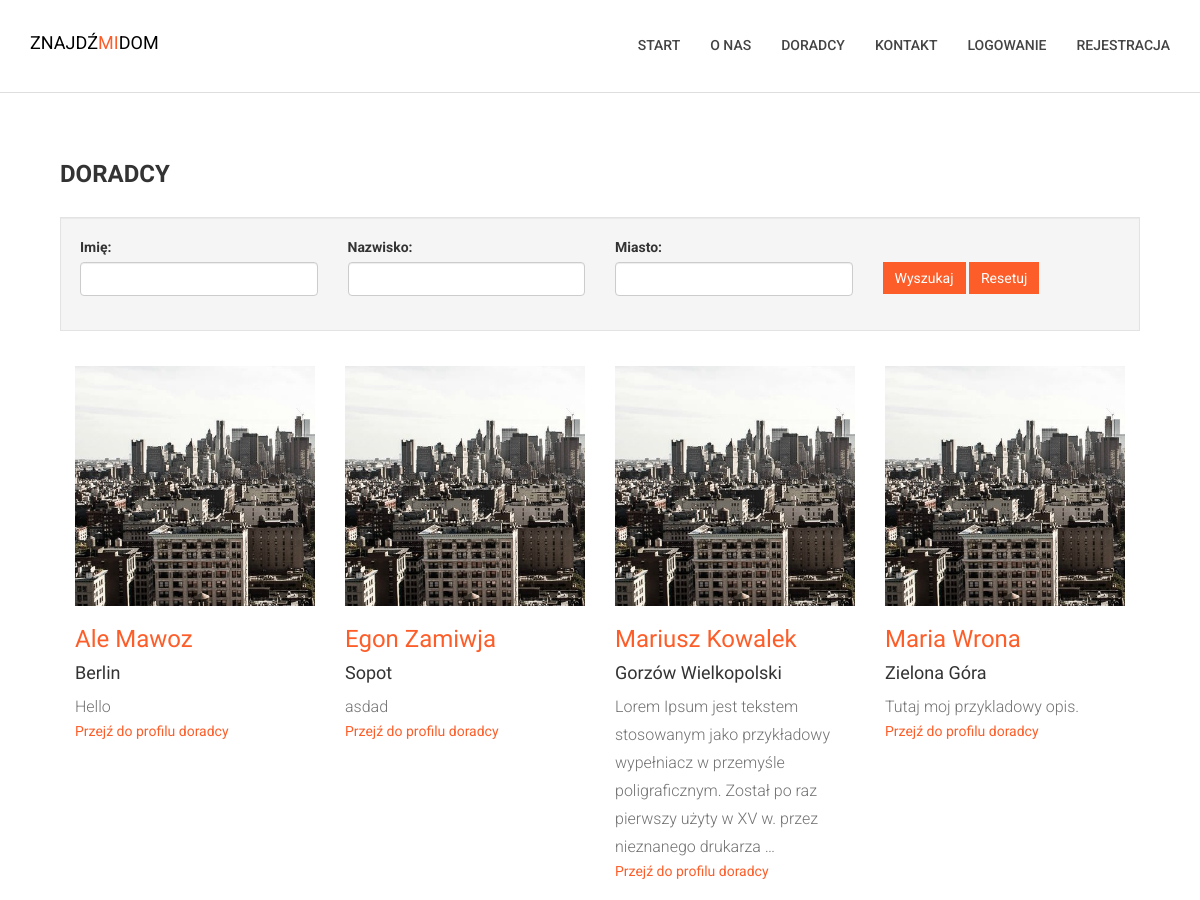
Page /profiles/ (upper part) on the earlier database version.
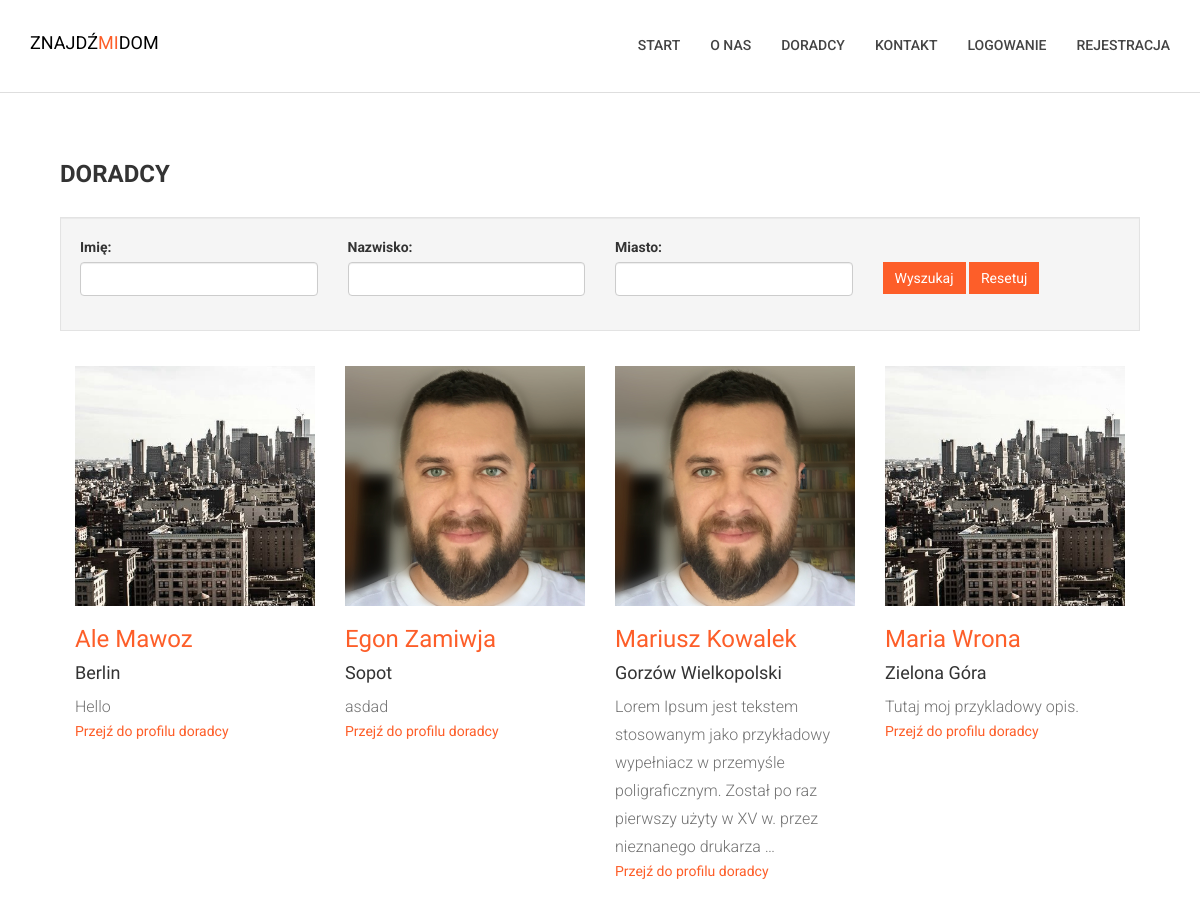
Same page on the later database version.
### profiles/models.py (models this page shows, shortened)
class Profile(models.Model):
	def validate_image(fieldfile_obj):
		filesize = fieldfile_obj.file.size
		megabyte_limit = 1
		if filesize > megabyte_limit*1024*1024:
			raise ValidationError("Zbyt duży rozmiar pliku. Użyj zdjęcia o rozmiarze poniżej %sMB" % str(megabyte_limit))
	user = models.OneToOneField(User, blank=True, null=True)
	avatar = models.ImageField(upload_to='avatar', blank=True, validators=[validate_image])
	description = models.TextField(blank=True)
	city = models.CharField(max_length=100, blank=True)
	updated = models.DateTimeField(auto_now=True, auto_now_add=False)
	timestamp = models.DateTimeField(auto_now=False, auto_now_add=True)

### profiles/views.py (the view)
def profile_list(request):
	profile_list = Profile.objects.filter(city__gt='', description__gt='')
	profile_filter = ProfileFilter(request.GET, queryset=profile_list)
	return render(request, 'profiles/profile_list.html', {'filter': profile_filter})

### profiles/templates/profiles/profile_list.html (shortened to what this page needs)
{% extends "base.html" %}
{% load static from staticfiles %}
{% load crispy_forms_tags %}
{% load widget_tweaks %}
{% block content%}
<section id="about">
    <div class="container">
        <div class="row">
            <div class="col-md-12 col-sm-12">
                <div class="block wow fadeInLeft" data-wow-delay=".3s" data-wow-duration="500ms">
                    <h2>
                    Doradcy
                    </h2>
                    <form method="get">
                    <div class="well">
                        <div class="row">
                            <div class="form-group col-md-3 col-sm-3">
                              {{ filter.form.user__first_name.label_tag }}
                              {% render_field filter.form.user__first_name class="form-control" %}
                            </div>
                            <div class="form-group col-md-3 col-sm-3">
                              {{ filter.form.user__last_name.label_tag }}
                              {% render_field filter.form.user__last_name class="form-control" %}
                            </div>
                            <div class="form-group col-md-3 col-sm-3">
                              {{ filter.form.city.label_tag }}
                              {% render_field filter.form.city class="form-control" %}
                            </div>
                            <div class="form-group col-md-3 col-sm-3">
                                <div class="filter-btns">
                                    <button type="submit" class="btn btn-default orange">Wyszukaj</button>
                                    <a href="{% url 'profiles:list' %}" class="btn btn-default orange">Resetuj</a>
                                </div>
                            </div>
                        </div>
                    </div>
                    </form>
                    <p>
                        {% for profile in filter.qs %}
                        <div class="col-md-3 col-sm-6 profile-list-item">
                        {% if profile.avatar %}
                        <a href="{% url 'profiles:detail' pk=profile.pk %}">
                            <img src="{{ profile.avatar.url}}" class="img-responsive" alt="{{ profile.user.get_full_name }}" width=300></a>
                        {% else %}
                        <a href="{% url 'profiles:detail' pk=profile.pk %}">
                            <img src="{% static 'images/avatar-default.jpg' %}"  class="img-responsive" alt="{{ profile.user.get_full_name }}" width=300>
                        </a>
                        {% endif %}
                            <h3><a href="{% url 'profiles:detail' pk=profile.pk %}">{{ profile.user.get_full_name }}</a></h3>
                            {% if profile.city %}
                            <h4> {{ profile.city }}</h4>
                            {% endif %}
                            <p class="profile-description-list">{{ profile.description|truncatewords_html:22 }}</p>
                            <a href="{% url 'profiles:detail' pk=profile.pk %}" class="profil-link">Przejź do profilu doradcy</a>
                        </div>
                        {% endfor %}
                    </p>
                </div>
            </div>
        </div>
    </div>
</section>
{% endblock %}

### templates/base.html (shortened to what this page needs)
{% load static from staticfiles %}
<!DOCTYPE html>
<html class="no-js">
    <head>
        <link rel="stylesheet" href="{% static 'css/bootstrap.min.css' %}">
        <link rel="stylesheet" href="{% static 'css/ionicons.min.css' %}">
        <link rel="stylesheet" href="{% static 'css/animate.css' %}">
        <link rel="stylesheet" href="{% static 'css/slider.css' %}">
        <link rel="stylesheet" href="{% static 'css/main.css' %}">
        <link rel="stylesheet" href="{% static 'css/responsive.css' %}">
    </head>
    <body>
        <header id="top-bar" class="navbar-fixed-top animated-header">
            <div class="container">
                <div class="navbar-header">
                    <div class="navbar-brand">
                        <a href="{% url 'home' %}" >
                            <span style="color: #000">ZNAJDŹ</span><span style="color: #fd5e29">MI</span><span style="color: #000">DOM</span>
                        </a>
                    </div>
                </div>
                <nav class="collapse navbar-collapse navbar-right" role="navigation">
                    <div class="main-menu">
                        <ul class="nav navbar-nav navbar-right">
                            <li>
                                <a href="{% url 'home' %}" >Start</a>
                            </li>
                            <li><a href="{% url 'about' %}">O nas</a></li>
                            <li><a href="{% url 'profiles:list' %}">Doradcy</a></li>
                            <li><a href="{% url 'contact' %}">Kontakt</a></li>
                            {% if user.is_authenticated %}
							  <li class="dropdown">
                                <a href="{% url 'panel' %}" class="dropdown-toggle btn-panel">{{ user.get_full_name }} <span class="caret"></span></a>
                                <div class="dropdown-menu">
                                    <ul>
                                        <li><a href="{% url 'panel' %}">Panel</a>
                                        <li><a href="{% url 'account_email' %}">Zmień E-Mail</a></li>
                                        <li><a href="{% url 'account_logout' %}">Wyloguj się</a></li>
                                    </ul>
                                </div>
                                </li>
                                <li>
                                    {% if user.profile.avatar %}
                                <img src="{{ user.profile.avatar.url}}" id="profil-nav" class="img-responsive" alt="{{ profile.user.get_full_name }}" width=52>
                    {% else %}
                            <img src="{% static 'images/avatar-default.jpg' %}" id="profil-nav" class="img-responsive" alt="{{ profile.user.get_full_name }}" width=52>
                    {% endif %}
                                </li>
							    {% else %}
							    <li><a href="{% url 'account_login' %}">Logowanie</a></li>
							    <li><a href="{% url 'account_signup' %}">Rejestracja</a></li>
							{% endif %}
                        </ul>
                    </div>
                </nav>
            </div>
        </header>
        <section id="messages">
            <div class="container">
                <div class="row">
                    <div class="col-md-12">
                    </div>
                </div>
            </div>
        </section>
{% block content %}
{% endblock %}
        </body>
    </html>

### assets/css/main.css (style rules this page uses)
body { font-family: 'Roboto', sans-serif; }
h1, h2, h3, h4, h5, h6 { font-family: 'Roboto Condensed', sans-serif; }
p { font-family: 'Roboto', sans-serif; line-height: 22px; font-size: 16px; font-weight: 300; }
ul { padding-left: 0; }
ul li { list-style: none; }
h2 { font-size: 26px; }
a { color: #fd5e29; }
a.profil-link { font-weight: 400; }
.navbar-header .navbar-brand { padding: 5px 0; }
.navbar-header .navbar-brand a { height: auto; display: inline-block; margin-top: 8px; }
#top-bar { background: #fff; color: #fff; -webkit-transition: all 0.2s ease-out 0s; transition: all 0.2s ease-out 0s; padding: 15px 0; -webkit-box-shadow: 0 0 3px 0 rgba(0, 0, 0, 0.1); box-shadow: 0 0 3px 0 rgba(0, 0, 0, 0.1); border-bottom: 1px solid #dedede; }
#top-bar.animated-header { padding: 20px 0; background: #ffffff; box-shadow: none; }
#top-bar .main-menu li > a { color: #444; }
#top-bar .main-menu li { position: relative; }
#top-bar .main-menu li a { font-size: 14px; font-weight: 500; border-bottom: 2px solid transparent; -webkit-transition: .3s all; -o-transition: .3s all; transition: .3s all; text-transform: uppercase; }
#about { padding: 30px 0 30px; }
#about .block { padding: 20px 30px 0 30px; }
#about .block h2 { font-size: 24px; font-weight: 600; margin-bottom: 30px; text-transform: uppercase; }
#about .block p { color: #727272; font-size: 16px; line-height: 28px; margin-bottom: 35px; }
#about .block img { max-width: 100%; }
#messages { margin-top: 90px; }
.profile-list-item { min-height: 550px; }
#about .block p.profile-description-list { margin-bottom: 0; }
.well { border-radius: 0; -webkit-box-shadow: 0; box-shadow: 0; }
.filter-btns { padding-top: 20px; }
.btn.btn-default.orange { background-color: #fd5e29; color: #fff; border-radius: 0; border: none; margin-top: 5px; }

Differences in the rows shown:
changed Profile "Sopot": avatar empty → "avatar/damian-avatar.jpg" (drawn); avatar: picture added
changed Profile "Gorzów Wielkopolski": avatar empty → "avatar/damian-avatar.jpg" (drawn); avatar: picture added
